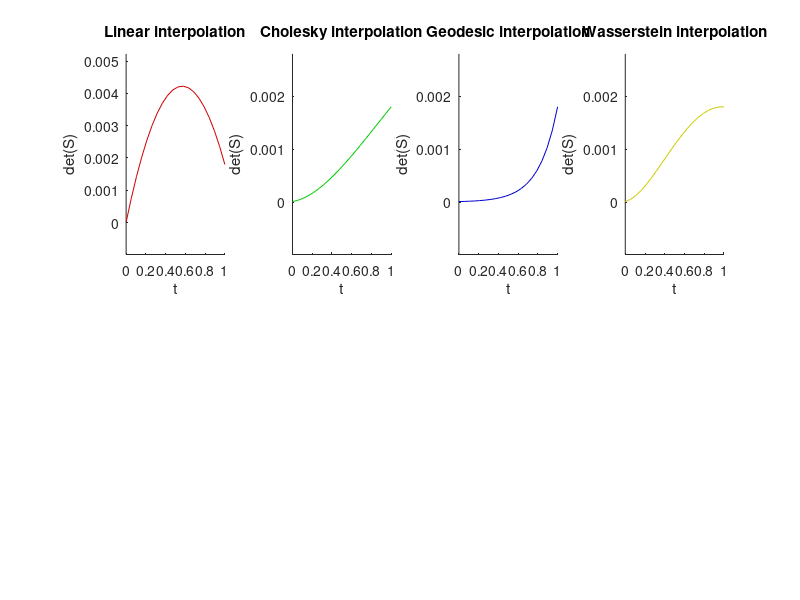

Recreate this plot in MATLAB. (Note: this script raises an error after producing the figure.)
function demo_Riemannian_SPD_interp01
% Covariance interpolation on Riemannian manifold (comparison with linear interpolation, 
% with Euclidean interpolation on Cholesky decomposition, and with Wasserstein interpolation)
%
% If this code is useful for your research, please cite the related publication:
% @article{Jaquier17IROS,
%   author="Jaquier, N. and Calinon, S.",
%   title="Gaussian Mixture Regression on Symmetric Positive Definite Matrices Manifolds: 
%	    Application to Wrist Motion Estimation with s{EMG}",
%   year="2017",
%	  booktitle = "{IEEE/RSJ} Intl. Conf. on Intelligent Robots and Systems ({IROS})",
%	  address = "Vancouver, Canada"
% }
% 
% Copyright (c) 2019 Idiap Research Institute, http://idiap.ch/
% Written by Sylvain Calinon, http://calinon.ch/
% 
% This file is part of PbDlib, http://www.idiap.ch/software/pbdlib/
% 
% PbDlib is free software: you can redistribute it and/or modify
% it under the terms of the GNU General Public License version 3 as
% published by the Free Software Foundation.
% 
% PbDlib is distributed in the hope that it will be useful,
% but WITHOUT ANY WARRANTY; without even the implied warranty of
% MERCHANTABILITY or FITNESS FOR A PARTICULAR PURPOSE. See the
% GNU General Public License for more details.
% 
% You should have received a copy of the GNU General Public License
% along with PbDlib. If not, see <http://www.gnu.org/licenses/>.

addpath('./m_fcts/');


%% Parameters
%%%%%%%%%%%%%%%%%%%%%%%%%%%%%%%%%%%%%%%%%%%%%%%%%%%%%%%%%%%%%%%%%%%%%%%%%%%
model.nbVar = 2; %Number of variables
model.nbStates = 2; %Number of states
nbData = 20; %Number of interpolations
% nbIter = 5; %Number of iteration for the Gauss Newton algorithm


%% Gaussians parameters
%%%%%%%%%%%%%%%%%%%%%%%%%%%%%%%%%%%%%%%%%%%%%%%%%%%%%%%%%%%%%%%%%%%%%%%%%
model.Mu(:,1) = [0; 0];
model.Mu(:,2) = [1; 0];

d1 = [.02; .3];
model.Sigma(:,:,1) = d1*d1' + eye(model.nbVar)*1E-4;

d2 = [.4; .1];
model.Sigma(:,:,2) = d2*d2' + eye(model.nbVar)*1E-2;

% %[R,~] = qr(randn(model.nbVar));
% [R,~] = qr([1,2;3,4]);
% model.Sigma(:,:,2) = R * model.Sigma(:,:,1) * R';


%% Linear interpolation
%%%%%%%%%%%%%%%%%%%%%%%%%%%%%%%%%%%%%%%%%%%%%%%%%%%%%%%%%%%%%%%%%%%%%%%%%
w = [linspace(1,0,nbData); linspace(0,1,nbData)];
ml.Mu = interp1([0,1], model.Mu', w(2,:))';
ml.Sigma = zeros(model.nbVar,model.nbVar,nbData);
for t=1:nbData
	for i=1:model.nbStates
		ml.Sigma(:,:,t) = ml.Sigma(:,:,t) + w(i,t) * model.Sigma(:,:,i);
	end
	%Analysis
	[ml.V(:,:,t), ml.D(:,:,t)] = eigs(ml.Sigma(:,:,t));
	ml.Sdet(t) = det(ml.Sigma(:,:,t)); 
	ml.Stra(t) = trace(ml.Sigma(:,:,t));
end


%% Cholesky interpolation (optionally, with logm and expm)
%%%%%%%%%%%%%%%%%%%%%%%%%%%%%%%%%%%%%%%%%%%%%%%%%%%%%%%%%%%%%%%%%%%%%%%%%
for i=1:model.nbStates
	Q(:,:,i) = chol(model.Sigma(:,:,i),'lower');
% 	Q(:,:,i) = logm(chol(model.Sigma(:,:,i),'lower'));
end
mc.Mu = interp1([0,1], model.Mu', w(2,:))';
mc.Sigma = zeros(model.nbVar,model.nbVar,nbData);
mc.Q = zeros(model.nbVar,model.nbVar,nbData);
for t=1:nbData
	for i=1:model.nbStates
		mc.Q(:,:,t) = mc.Q(:,:,t) + w(i,t) * Q(:,:,i);
	end
	mc.Sigma(:,:,t) = mc.Q(:,:,t) * mc.Q(:,:,t)';
% 	mc.Sigma(:,:,t) = expm(mc.Q(:,:,t)) * expm(mc.Q(:,:,t))';
	%Analysis
	[mc.V(:,:,t), mc.D(:,:,t)] = eigs(mc.Sigma(:,:,t));
	mc.Sdet(t) = det(mc.Sigma(:,:,t)); 
	mc.Stra(t) = trace(mc.Sigma(:,:,t));
end


%% Geodesic interpolation
%%%%%%%%%%%%%%%%%%%%%%%%%%%%%%%%%%%%%%%%%%%%%%%%%%%%%%%%%%%%%%%%%%%%%%%%%
mg.Mu = interp1([0,1], model.Mu', w(2,:))';
mg.Sigma = zeros(model.nbVar,model.nbVar,nbData);
% S = model.Sigma(:,:,1);
for t=1:nbData
	
% 	%Interpolation between more than 2 covariances can be computed in an iterative form
% 	for n=1:nbIter
% 		W = zeros(model.nbVar);
% 		for i=1:model.nbStates
% 			W = W + w(i,t) * logmap(model.Sigma(:,:,i), S);
% 		end
% 		S = expmap(W,S);
% 	end
% 	Sigma(:,:,t) = S;

	%Interpolation between two covariances can be computed in closed form
	mg.Sigma(:,:,t) = expmap(w(2,t)*logmap(model.Sigma(:,:,2), model.Sigma(:,:,1)), model.Sigma(:,:,1));
	
	%Analysis
	[mg.V(:,:,t), mg.D(:,:,t)] = eigs(mg.Sigma(:,:,t));
	mg.Sdet(t) = det(mg.Sigma(:,:,t));
	mg.Stra(t) = trace(mg.Sigma(:,:,t));
end


%% Wasserstein interpolation
%%%%%%%%%%%%%%%%%%%%%%%%%%%%%%%%%%%%%%%%%%%%%%%%%%%%%%%%%%%%%%%%%%%%%%%%%
mw.Mu = interp1([0,1], model.Mu', w(2,:))';
mw.Sigma = zeros(model.nbVar,model.nbVar,nbData);
for t=1:nbData
	
	%See e.g. eq.(2) of "Optimal Transport Mixing of Gaussian Texture Models"
	S1 = model.Sigma(:,:,1);
	S2 = model.Sigma(:,:,2);
	T = S2^.5 * (S2^.5 * S1 * S2^.5)^-.5 * S2^.5;
	S = w(1,t) .* eye(model.nbVar) + w(2,t) .* T;
	mw.Sigma(:,:,t) = S * S1 * S;
	
	%Analysis
	[mw.V(:,:,t), mw.D(:,:,t)] = eigs(mw.Sigma(:,:,t));
	mw.Sdet(t) = det(mw.Sigma(:,:,t));
	mw.Stra(t) = trace(mw.Sigma(:,:,t));
end


%% Plots
%%%%%%%%%%%%%%%%%%%%%%%%%%%%%%%%%%%%%%%%%%%%%%%%%%%%%%%%%%%%%%%%%%%%%%%%%%%
figure('position',[10,10,2400,1000]); 

%Plot determinant for linear interpolation
subplot(2,4,1); hold on; title('Linear interpolation');
plot(w(2,:),ml.Sdet,'-','color',[.8 0 0]);
%plot(w(2,:),ml.Stra,':','color',[.8 0 0]);
axis([0, 1, min(ml.Sdet)-.001, max(ml.Sdet)+.001]);
xlabel('t'); ylabel('det(S)');

%Plot determinant for Cholesky interpolation
subplot(2,4,2); hold on; title('Cholesky interpolation'); %(with logm and expm)
plot(w(2,:),mc.Sdet,'-','color',[0 .8 0]);
%plot(w(2,:),mc.Stra,':','color',[0 .8 0]);
axis([0, 1, min(mc.Sdet)-.001, max(mc.Sdet)+.001]);
xlabel('t'); ylabel('det(S)');

%Plot determinant for geodesic interpolation
subplot(2,4,3); hold on; title('Geodesic interpolation');
plot(w(2,:),mg.Sdet,'-','color',[0 0 .8]);
%plot(w(2,:),mg.Stra,':','color',[0 0 .8]);
axis([0, 1, min(mg.Sdet)-.001, max(mg.Sdet)+.001]);
xlabel('t'); ylabel('det(S)');

%Plot determinant for Wasserstein interpolation
subplot(2,4,4); hold on; title('Wasserstein interpolation');
plot(w(2,:),mw.Sdet,'-','color',[.8 .8 0]);
%plot(w(2,:),mw.Stra,':','color',[.8 .8 0]);
axis([0, 1, min(mw.Sdet)-.001, max(mw.Sdet)+.001]);
xlabel('t'); ylabel('det(S)');

%Plot linear interpolation
subplot(2,4,5); hold on; axis off; 
plotGMM(model.Mu, model.Sigma, [0 0 0]);
plotGMM(ml.Mu, ml.Sigma, [.8 0 0], .1);
axis equal; set(gca,'Xtick',[]); set(gca,'Ytick',[]);

%Plot Cholesky interpolation
subplot(2,4,6); hold on; axis off; 
plotGMM(model.Mu, model.Sigma, [0 0 0]);
plotGMM(mc.Mu, mc.Sigma, [0 .8 0], .1);
axis equal; set(gca,'Xtick',[]); set(gca,'Ytick',[]);

%Plot geodesic interpolation
subplot(2,4,7); hold on; axis off; 
plotGMM(model.Mu, model.Sigma, [0 0 0]);
plotGMM(mg.Mu, mg.Sigma, [0 0 .8], .1);
axis equal; set(gca,'Xtick',[]); set(gca,'Ytick',[]);

%Plot Wasserstein interpolation
subplot(2,4,8); hold on; axis off; 
plotGMM(model.Mu, model.Sigma, [0 0 0]);
plotGMM(mw.Mu, mw.Sigma, [.8 .8 0], .1);
axis equal; set(gca,'Xtick',[]); set(gca,'Ytick',[]);

%print('-dpng','graphs/demo_Riemannian_SPD_interp01.png');
pause;
close all;
end


%% Functions
%%%%%%%%%%%%%%%%%%%%%%%%%%%%%%%%%%%%%%%%%%%%%%%%%%%%%%%%%%%%%%%%%%%%%%%%%%%
function S = expmap(W,S)
% 	S = S^.5 * expm(S^-.5 * W * S^-.5) * S^.5;
% 	S = S * expm(S\W);
	[V,D] = eig(S\W);
	S = S * V * diag(exp(diag(D))) * V^-1;
end

function U = logmap(X,S)
	N = size(X,3);
	for n = 1:N
	% 	U(:,:,n) = S^.5 * logm(S^-.5 * X(:,:,n) * S^-.5) * S^.5;
	% 	U(:,:,n) = S * logm(S\X(:,:,n));
		[V,D] = eig(S\X(:,:,n));
		U(:,:,n) = S * V * diag(log(diag(D))) * V^-1;

	% 	[U,D,V] = svd(S\X(:,:,n));
	% 	U(:,:,n) = S * U * diag(log(diag(D))) * V';
	end
end